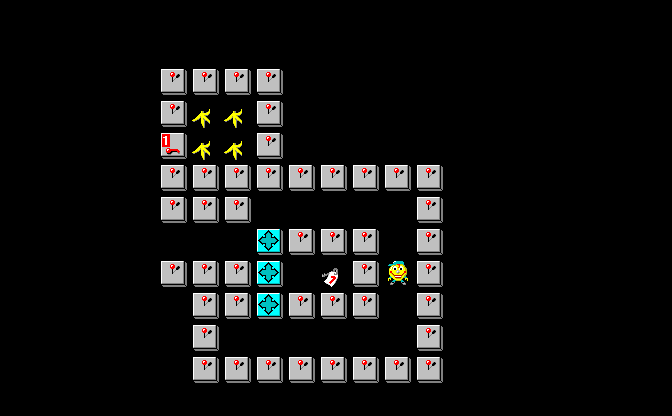

This is a level from a 2D game, rendered from its Tiled map with the project's own tilesets. A one-line summary and the complete map file follow:
An orthogonal 21x13 tile map with 32x32 px tiles, 1 tile layer (Tile Layer 1).

<map version="1.9" tiledversion="1.9.1" orientation="orthogonal" renderorder="right-down" width="21" height="13" tilewidth="32" tileheight="32" infinite="0" nextlayerid="2" nextobjectid="1">
 <tileset firstgid="1" source="banania.tsx" />
 <layer id="1" name="Tile Layer 1" width="21" height="13">
  <data encoding="csv">
0, 0, 0, 0, 0, 0, 0, 0, 0, 0, 0, 0, 0, 0, 0, 0, 0, 0, 0, 0, 0
, 0, 0, 0, 0, 0, 0, 0, 0, 0, 0, 0, 0, 0, 0, 0, 0, 0, 0, 0, 0, 0
, 0, 0, 0, 0, 0, 3, 3, 3, 3, 0, 0, 0, 0, 0, 0, 0, 0, 0, 0, 0, 0
, 0, 0, 0, 0, 0, 3, 4, 4, 3, 0, 0, 0, 0, 0, 0, 0, 0, 0, 0, 0, 0
, 0, 0, 0, 0, 0, 19, 4, 4, 3, 0, 0, 0, 0, 0, 0, 0, 0, 0, 0, 0, 0
, 0, 0, 0, 0, 0, 3, 3, 3, 3, 3, 3, 3, 3, 3, 0, 0, 0, 0, 0, 0, 0
, 0, 0, 0, 0, 0, 3, 3, 3, 0, 0, 0, 0, 0, 3, 0, 0, 0, 0, 0, 0, 0
, 0, 0, 0, 0, 0, 0, 0, 0, 5, 3, 3, 3, 0, 3, 0, 0, 0, 0, 0, 0, 0
, 0, 0, 0, 0, 0, 3, 3, 3, 5, 0, 13, 3, 1, 3, 0, 0, 0, 0, 0, 0, 0
, 0, 0, 0, 0, 0, 0, 3, 3, 5, 3, 3, 3, 0, 3, 0, 0, 0, 0, 0, 0, 0
, 0, 0, 0, 0, 0, 0, 3, 0, 0, 0, 0, 0, 0, 3, 0, 0, 0, 0, 0, 0, 0
, 0, 0, 0, 0, 0, 0, 3, 3, 3, 3, 3, 3, 3, 3, 0, 0, 0, 0, 0, 0, 0
, 0, 0, 0, 0, 0, 0, 0, 0, 0, 0, 0, 0, 0, 0, 0, 0, 0, 0, 0, 0, 0
</data>
 </layer>
</map>
